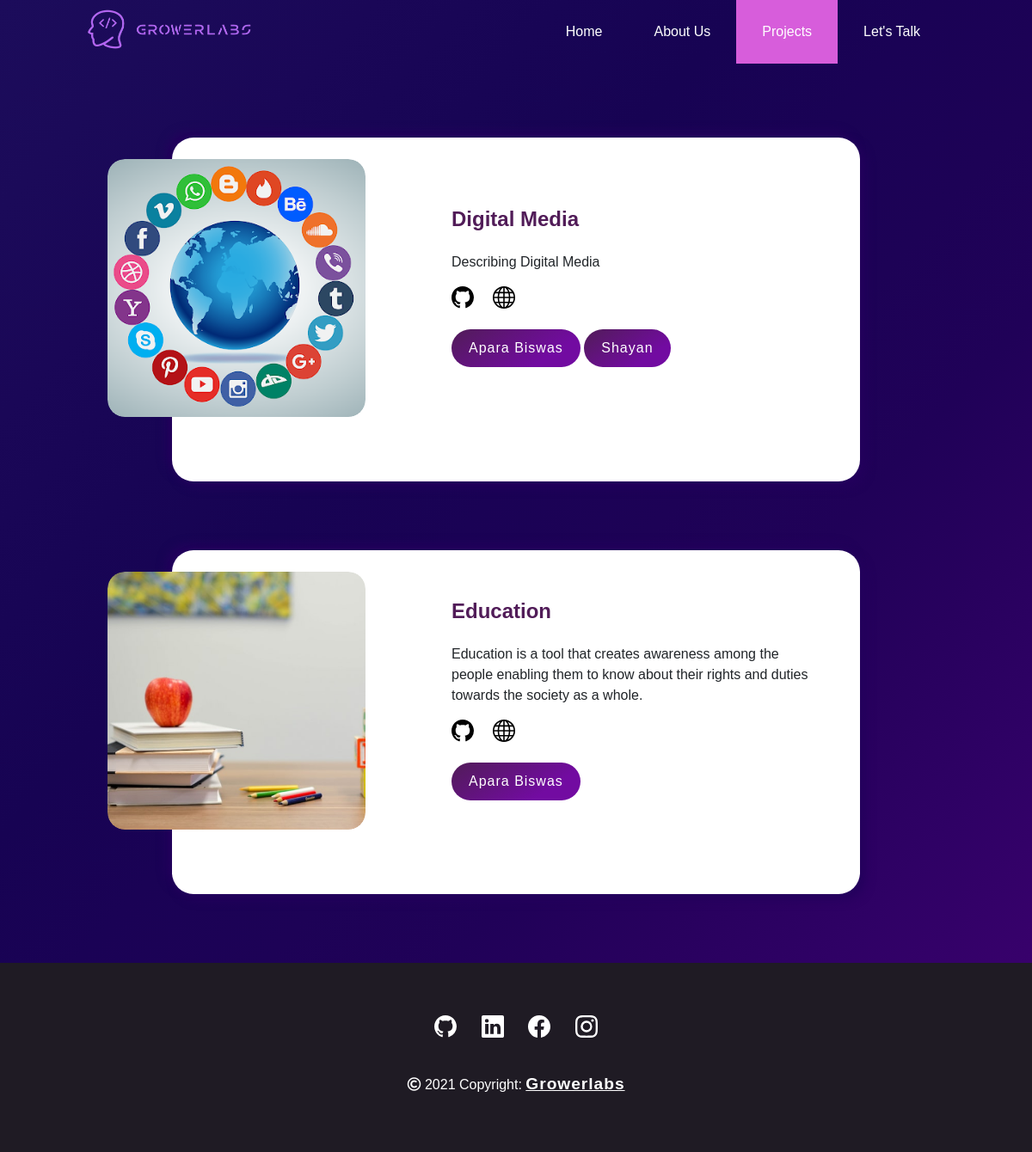
Before: /projects with the older database file.
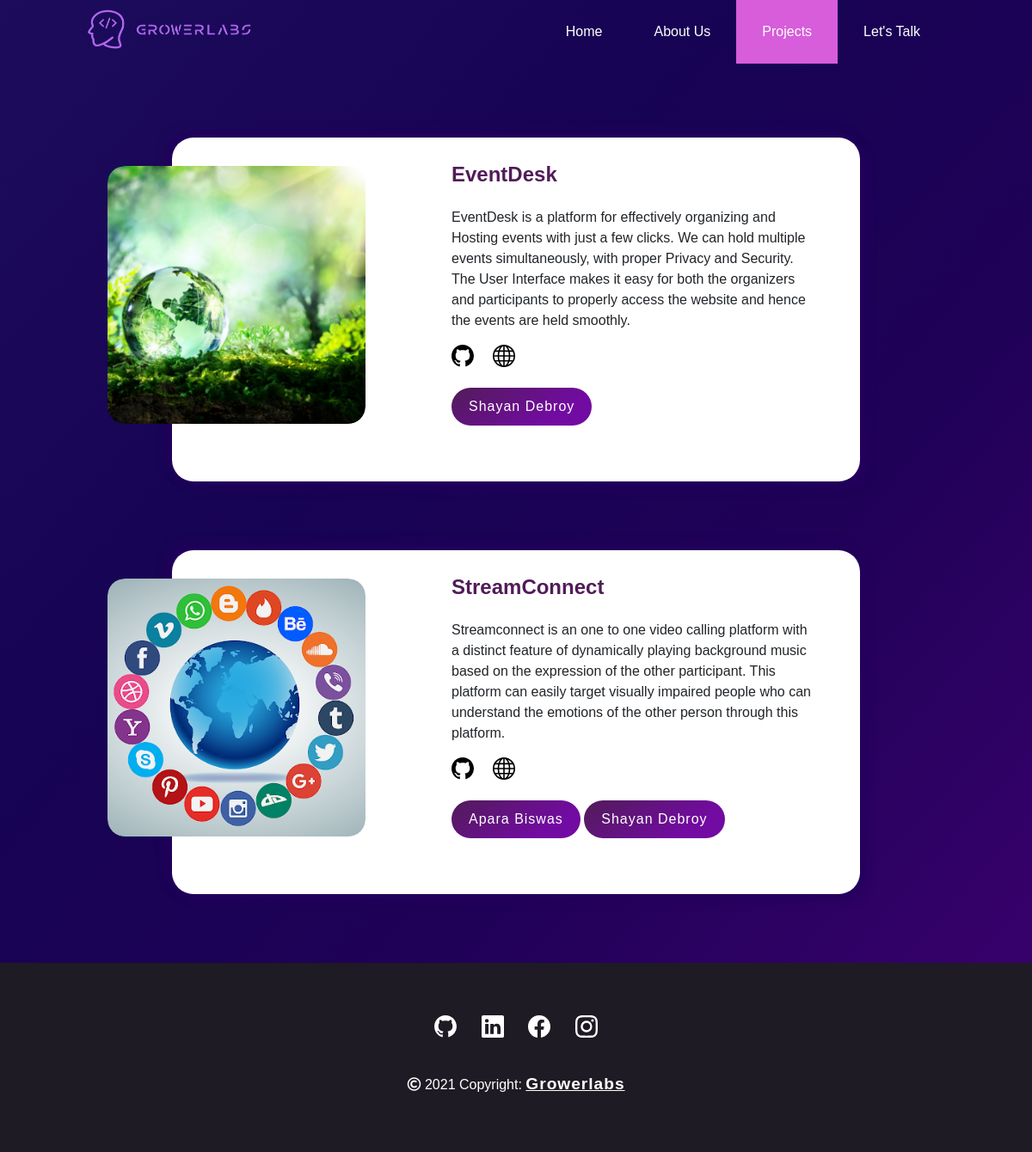
After: the same page with the newer database file.
### growerlabs/models.py (models this page shows, shortened)
class Project(models.Model):
    title = models.CharField(max_length=300)
    description = models.TextField()
    image = models.ImageField(upload_to = 'project', null= True)
    project_github_link = models.URLField(null= True)
    website_link = models.URLField(null= True)
    contributors = models.ManyToManyField(Profile, related_name="contributors")

class Profile(models.Model):
    name = models.CharField(max_length=300)
    role = models.CharField(max_length=300)
    bio = models.TextField(blank=True, null=True)
    dp = models.ImageField(upload_to = 'dp', null= True)
    prof_user = models.ForeignKey(User, on_delete=models.CASCADE)
    github_link = models.URLField(null= True, blank=True)
    portfolio_link = models.URLField(null= True, blank=True)
    insta_link = models.URLField(null= True, blank=True)
    linkedin_link = models.URLField(null= True, blank=True)
    skills = models.ManyToManyField(Skill, related_name="skills")

### growerlabs/views.py (the view)
# urls.py: path('projects', views.projects, name="projects"),
def projects(request):
    projects = Project.objects.all()
    context = {
        "projects":projects,
    }
    return render(request, 'projects.html', context)

### templates/projects.html (shortened to what this page needs)
<!DOCTYPE html>
<html lang="en">
{% load static %}
<head>
  <link rel="stylesheet" href="{% static 'style_projects.css' %}">
  <link href="https://cdn.jsdelivr.net/npm/bootstrap@5.1.3/dist/css/bootstrap.min.css" rel="stylesheet"
>
  <link rel="stylesheet" href="https://use.fontawesome.com/releases/v5.15.4/css/all.css"
>
  <link rel="stylesheet" href="https://cdnjs.cloudflare.com/ajax/libs/Swiper/7.2.0/swiper-bundle.css"
 />
</head>
<body>
  <header class="header">
    <a href="" class="logo"><img src="{% static 'img/logo1.png' %}" alt=""></a>
    <ul class="menu">
      <li><a href="{% url 'home' %}">Home</a></li>
      <li><a href="{% url 'about' %}">About Us</a></li>
      <li><a href="{% url 'projects' %}" class="active">Projects</a></li>
      <li class="contact"><a href="{% url 'contact' %}">Let's Talk</a></li>
    </ul>
  </header>
  <div class="container">
    {% for i in projects %}
    <div class="blog-slider" style="margin-top: 5em;">
      <div class="blog-slider__wrp swiper-wrapper">
        <div class="blog-slider__item swiper-slide">
          <div class="blog-slider__img">
            <img src="{{i.image.url}}" alt="">
          </div>
          <div class="blog-slider__content">
            <div class="blog-slider__title">{{i.title}}</div>
            <p>{{i.description}}</p>
            <div class="icons">
              <a href="{{i.project_github_link}}"></a>
              <a href="{{i.website_link}}"></a>
            </div>
            <br>
            {% for j in i.contributors.all %}
            <a href="{% url 'profile' j.pk %}" class="blog-slider__button" style="color: #fff;">{{j.name}}</a>
            {% endfor %}
          </div>
        </div>
      </div>
    </div>
    {% endfor %}
  </div>
  <div class="footer">
    <div class="gl_icons">
      <a href=""></a>
      <a href=""></a>
      <a href=""></a>
      <a href=""></a>
    </div>
    <div class="copyright">
      <p><i class="far fa-copyright"></i> 2021 Copyright: <span><a href="">Growerlabs</a></span></p>
    </div>
  </div>
</body>

### static/style_projects.css (style rules this page uses)
* { margin: 0; padding: 0; outline: none; box-sizing: border-box; font-family: 'Circular Std Book', sans-serif; text-decoration: none; }
body { align-items: center; justify-content: center; background-image: linear-gradient( to left top, #3f0071, #37016b, #2f0165, #28015e, #200158, #1d0256, #1a0255, #170353, #180555, #1a0757, #1b0a59, #1c0c5b ); width: 100%; }
.header { position: absolute; width: 100%; z-index: 3; top: 0; background-image: linear-gradient( to right top, #47007a, #410074, #3a006f, #340069, #2c0063, #25005d, ); }
.header ul { margin: 0; padding: 0; list-style: none; overflow: hidden; }
.header li a { display: block; padding: 17px 20px; text-decoration: none; color: white; }
.header li a:hover, .active, .header .menu-btn:hover { background-color: #d75ddb; }
.header .logo { display: block; float: left; padding: 10px 10px; text-decoration: none; }
.header .logo img { height: 3em; width: 12em; }
.header .menu { clear: both; max-height: 0; transition: max-height .2s ease-out; }
@media (min-width: 65em) { .header li { float: left; } }
@media (min-width: 65em) { .header li a { padding: 25px 30px; } }
@media (min-width: 65em) { .header .menu { clear: none; float: right; max-height: none; } }
@media (min-width: 65em) { .header .logo { padding: 10px 100px; } }
@media (min-width: 65em) { .header ul .contact { padding-right: 100px; } }
* { box-sizing: border-box; }
.container { padding-top: 5em; padding-bottom: 5em; }
.blog-slider { width: 95%; position: relative; max-width: 800px; margin: auto; background: #fff; box-shadow: 6px 6px 12px #24005d, -6px -6px 12px #24005d !important; padding: 25px; border-radius: 25px; height: 400px; transition: all 0.3s; }
.blog-slider__item { display: flex; align-items: center; }
.blog-slider__img { width: 300px; flex-shrink: 0; height: 300px; border-radius: 20px; transform: translateX(-100px); overflow: hidden; }
.blog-slider__img:after { content: ""; position: absolute; top: 0; left: 0; width: 100%; height: 100%; border-radius: 20px; opacity: 0.8; }
.blog-slider__img img { width: 100%; height: 100%; object-fit: cover; display: block; border-radius: 20px; }
.blog-slider__content { padding-right: 25px; }
.blog-slider__title { font-size: 24px; font-weight: 700; color: #511c58; margin-bottom: 20px; }
.blog-slider__button { display: inline-flex; background-image: linear-gradient(147deg, #511c58 0%, #720ba1 74%); padding: 10px 20px; border-radius: 50px; color: #fff; text-decoration: none; font-weight: 500; justify-content: center; text-align: center; letter-spacing: 1px; margin-bottom: 0.4em; }
.footer { background-color: #1f1b24; padding-top: 3.8em; padding-bottom: 3em; text-align: center; }
.gl_icons { padding-bottom: 2.5em; }
.gl_icons a { padding: 1%; }
.copyright p { color: white; }
.copyright a { color: white; font-weight: 600; font-size: 1.2em; letter-spacing: 0.05em; }

Changed rows visible on the page:
changed Project: image: a different picture; title "Digital Media" → "EventDesk"; description "Describing Digital Media" → "EventDesk is a platform for effectively organizing and Hosting events with just a few clicks. We can hold multiple events simultaneously, with proper Privacy and Security. The User Interface makes it easy for both the organizers and participants to properly access the website and hence the events are held smoothly."; loses Profile (name "Apara Biswas")
changed Profile: name "Shayan" → "Shayan Debroy"
changed Project: image: a different picture; title "Education" → "StreamConnect"; description "Education is a tool that creates awareness among the people enabling them to know about their rights and duties towards the society as a whole." → "Streamconnect is an one to one video calling platform with a distinct feature of dynamically playing background music based on the expression of the other participant. This platform can easily target visually impaired people who can understand the emotions of the other person through this platform."; gains Profile (name "Shayan Debroy")
